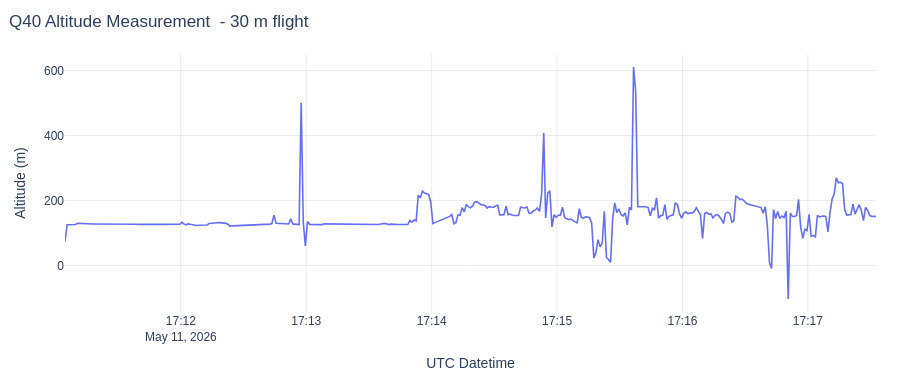

Here is the notebook cell this chart was saved with:
### Code cell
fig = go.Figure()
fig.add_trace(line_trace(df_q40, "ts", "alt", "Q40"))

fig.update_yaxes(title_text="Altitude (m)")
style_plot(fig, "Q40 Altitude Measurement  - 30 m flight", height=380)
fig.show(config=plot_config)

### Figure 1 — Plotly figure (JSON) as saved in the notebook; plotly's stock layout.template omitted (floating-point values rounded to 4 significant figures; data arrays with more than 128 entries replaced by an {"elided": "..."} marker saying what was removed)
{"data": [{"hovertemplate": "%{fullData.name}<br>x: %{x|%Y-%m-%d %H:%M:%S}<br>y: %{y:.8g}<extra></extra>", "line": {"width": 1.6}, "mode": "lines", "name": "Q40", "type": "scatter", "x": {"elided": "389 str values"}, "y": {"elided": "389 float values"}}], "layout": {"font": {"family": "Arial, sans-serif", "size": 12}, "height": 380, "hovermode": "x unified", "legend": {"orientation": "h", "x": 1, "xanchor": "right", "y": 1.02, "yanchor": "bottom"}, "margin": {"b": 48, "l": 64, "r": 24, "t": 54}, "title": {"text": "Q40 Altitude Measurement  - 30 m flight", "x": 0.01, "xanchor": "left"}, "xaxis": {"gridcolor": "rgba(0,0,0,0.08)", "showgrid": true, "showspikes": true, "spikecolor": "rgba(0,0,0,0.45)", "spikemode": "across", "spikesnap": "cursor", "spikethickness": 1, "title": {"text": "UTC Datetime"}}, "yaxis": {"gridcolor": "rgba(0,0,0,0.08)", "showgrid": true, "showspikes": true, "spikecolor": "rgba(0,0,0,0.45)", "spikemode": "across", "spikesnap": "cursor", "spikethickness": 1, "title": {"text": "Altitude (m)"}, "zeroline": false}}}
